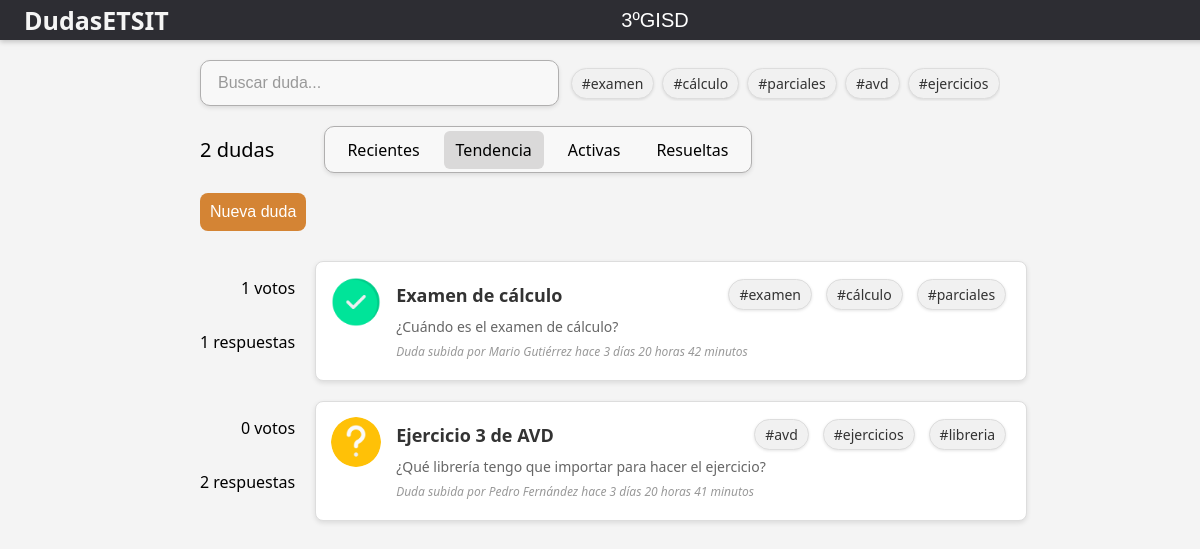
/3ºGISD/home?sort_field=tendencia&q=, run on the app's committed database.
### app.py (models this page shows, shortened)
class Tag(db.Model):
    __tablename__ = 'tag'
    id = db.Column(db.Integer, primary_key=True)
    name = db.Column(db.String(100), unique=True, nullable=False)
    issues = db.relationship('Issue', secondary='issue_tags', backref=db.backref('tags', lazy=True))

class Issue(db.Model):
    __tablename__ = 'issue'
    id = db.Column(db.Integer, primary_key=True)
    title = db.Column(db.String(150), nullable=False)
    description = db.Column(db.String(500))
    created_at = db.Column(db.DateTime, default=datetime.now())
    modified_at = db.Column(db.DateTime, default=datetime.now())
    resolved = db.Column(db.Boolean, default=False)
    user_id = db.Column(db.Integer, db.ForeignKey('user.id'), nullable=False)
    group_id = db.Column(db.Integer, db.ForeignKey('group.id'), nullable=False)
    votes = db.Column(db.Integer, default=0)
    voters = db.relationship('User', secondary='issue_votes', backref=db.backref('voted_issues', lazy=True))
    @property
    def time_since_created(self):
        now = datetime.now()
        delta = relativedelta(now, self.created_at)
        time_str = ""
        if delta.years > 0:
            time_str += f"{delta.years} año{'s' if delta.years > 1 else ''} "
        if delta.months > 0:
            time_str += f"{delta.months} mes{'es' if delta.months > 1 else ''} "
        if delta.days > 0:
            time_str += f"{delta.days} día{'s' if delta.days > 1 else ''} "
        if delta.hours > 0:
            time_str += f"{delta.hours} hora{'s' if delta.hours > 1 else ''} "
        if delta.minutes > 0:
            time_str += f"{delta.minutes} minuto{'s' if delta.minutes > 1 else ''} "
        if delta.seconds > 0 and time_str == "":
            time_str += f"{delta.seconds} segundo{'s' if delta.seconds > 1 else ''}"
        if time_str == "":
            return "muy poco"
        return f"{time_str.strip()}"

class User(UserMixin, db.Model):
    __tablename__ = 'user'
    id = db.Column(db.Integer, primary_key=True)
    username = db.Column(db.String(150), unique=True, nullable=False)
    password = db.Column(db.LargeBinary, nullable=False)
    email = db.Column(db.String(150), unique=True, nullable=False)
    messages = db.relationship('Message', backref=db.backref('user', lazy=True))
    group_id = db.Column(db.Integer, db.ForeignKey('group.id'), nullable=False)
    issues = db.relationship('Issue', backref=db.backref('user', lazy=True))

### app.py (the view)
@app.route('/<group>/home', methods=['GET'])
def home_get(group):
    query = request.args.get('q', '').strip()
    sort_field = request.args.get('sort_field', 'recientes')
    group_id = Group.query.filter_by(name=group).first().id
    groups = Group.query.with_entities(Group.name).all()
    base_query = Issue.query.filter(
        Issue.group_id == group_id,
        or_(
            Issue.title.ilike(f"%{query}%"),
            Issue.description.ilike(f"%{query}%"),
            Issue.tags.any(Tag.name.ilike(f"%{query}%"))
        )
    )
    if sort_field == 'recientes':
        issues = base_query.order_by(Issue.created_at.desc()).all()
    elif sort_field == 'tendencia':
        issues = base_query.order_by(Issue.votes.desc(), Issue.created_at.desc()).all()
    elif sort_field == 'activas':
        latest_message = aliased(Message)
        issues = base_query.join(latest_message, latest_message.issue_id == Issue.id).order_by(desc(latest_message.created_at)).filter(Issue.resolved == False).all()
    elif sort_field == 'resueltas':
        issues = base_query.filter(Issue.resolved == True).order_by(Issue.created_at.desc()).all()
    else:
        issues = base_query.all()
    num_messages = {}
    tags = {}
    issues_unfiltered = db.session.query(Issue).all()
    for issue in issues_unfiltered:
        messages = Message.query.filter_by(issue_id=issue.id).all()
        num_messages[issue.id] = len(messages)
        for tag in issue.tags:
            tags[tag] = tags.get(tag, 0) + 1
    tags = dict(sorted(tags.items(), key=lambda item: item[1], reverse=True))
    return render_template('home.html', sort_field=sort_field, groups=groups, group=group, issues=issues, num_messages=num_messages, tags=tags, query=query)

### templates/home.html (shortened to what this page needs)
<!DOCTYPE html>
<html>
<head>
</head>
<body>
    <div class="top-bar">
        <h3 onclick="window.location.href='{{ url_for('home_get', group=group) }}'" class="title">DudasETSIT</h3>
        <select onchange="window.location.href='/' + this.value + '/home'">
            <optgroup label="GISD">
            {% for group_option in groups %}
                {% if 'GISD' in group_option[0] %}
                    <option value="{{ group_option[0] }}" {% if group_option[0] == group %}selected{% endif %}>
                        {{ group_option[0] }}
                    </option>
                {% endif %}
            {% endfor %}
            </optgroup>
        </select>
    </div>
    <div class="search-area">
        <div class="search-bar">
            <input type="text" placeholder="Buscar duda..." id="search-input">
        </div>
        <div class="tags">
            {% for tag in tags %}
            <span class="tag">#{{ tag.name }}</span>
            {% endfor %}
        </div>
    </div>
    <div class="filters">
        <p class="issues-number">{{ issues|length }} dudas</p>
        <div class="filters-container">
            <p class="{{ 'active' if sort_field == 'recientes' else '' }}" onclick="window.location.href='{{ url_for('home_get', group=group, sort_field='recientes', q=query) }}'">Recientes</p>
            <p class="{{ 'active' if sort_field == 'tendencia' else '' }}" onclick="window.location.href='{{ url_for('home_get', group=group, sort_field='tendencia', q=query) }}'">Tendencia</p>
            <p class="{{ 'active' if sort_field == 'activas' else '' }}"onclick="window.location.href='{{ url_for('home_get', group=group, sort_field='activas', q=query) }}'">Activas</p>
            <p class="{{ 'active' if sort_field == 'resueltas' else '' }}" onclick="window.location.href='{{ url_for('home_get', group=group, sort_field='resueltas', q=query) }}'">Resueltas</p>
        </div>
    </div>
    {% if current_user.is_authenticated %}
        <div class="new-issue">
            <button onclick="unleashForm()">Nueva duda</button>
        </div>
    {% else %}
        <div class="new-issue">
            <button onclick="window.location.href='{{ url_for('login') }}'">Nueva duda</button>
        </div>
    {% endif %}
    <div class="issues-container">
        {% for issue in issues %}
            <div class="issue-container">
                <div id="rating">
                    <p id="votes-{{ issue.id }}">{{ issue.votes }} votos</p>
                    <p>{{ num_messages[issue.id] }} respuestas</p>
                </div>
                <div class="issue-item">
                    <img
                        src="{% if issue.resolved %}../static/resolved_true.png{% else %}../static/resolved_false.png{% endif %}"
                        alt="{% if issue.resolved %}Duda resuelta{% else %}Duda no resuelta{% endif %}"
                        class="issue-image">
                    <div class="issue-content">
                        <div class="issue-header">
                            <h3 onclick="joinRoom(this)" data-room="{{ issue.id }}">{{ issue.title }}</h3>
                            <div class="tags-container">
                                {% for tag in issue.tags %}
                                    <span class="tag">#{{ tag.name }}</span>
                                {% endfor %}
                            </div>
                        </div>
                        <p> {{ issue.description|safe }} </p>
                        <p><i>Duda subida por {{ issue.user.username }} hace {{ issue.time_since_created }}</i></p>
                    </div>
                </div>
            </div>
        {% endfor %}
    </div>
</body>
</html>

### templates/home.html (style rules this page uses)
body { font-family: 'Segoe UI', Tahoma, Geneva, Verdana, sans-serif; background-color: #f4f4f4; margin: 0; padding: 0; }
.top-bar { display: flex; justify-content: space-between; align-items: center; background-color: #2d2d33; color: #f5f5f5; position: fixed; top: 0; width: 100%; height: 40px; z-index: 8; left: 0; padding: 0 2%; box-shadow: 0 2px 5px rgba(0, 0, 0, 0.2); }
.title { font-size: 25px; font-weight: bold; cursor: pointer; }
select { padding: 10px; font-size: 20px; background-color: transparent; color: white; border: none; outline: none; appearance: none; cursor: pointer; transition: background-color 0.3s ease, border 0.3s ease; }
optgroup { font-weight: bold; font-size: 16px; color: #333; }
option { font-size: 16px; padding: 10px; background-color: #fff; color: #333; border: none; cursor: pointer; transition: background-color 0.3s ease; }
select option:checked { background-color: #d48434; color: #fff; }
.search-area { display: flex; align-items: center; justify-content: flex-start; gap: 10px; margin-top: 60px; max-width: 800px; margin-left: auto; margin-right: auto; }
.search-bar { display: flex; align-items: center; width: 400px; border: 1px solid #b0afaf; border-radius: 10px; padding: 8px 12px; background-color: #f8f8f8; box-shadow: 0 2px 4px rgba(0, 0, 0, 0.1); transition: box-shadow 0.2s ease-in-out; }
.search-bar input { flex: 1; border: none; outline: none; background: transparent; font-size: 16px; padding: 5px; }
.search-bar input::placeholder { color: #999; }
.tags { overflow: hidden; white-space: nowrap; }
.tags .tag { text-overflow: ellipsis; }
.filters { margin-top: 10px; display: flex; gap: 50px; align-items: center; }
.issues-number { font-size: 20px; }
.filters-container { display: flex; gap: 12px; border: 1px solid #b0afaf; border-radius: 10px; height: 45px; padding: 0 10px; align-items: center; background-color: #f8f8f8; box-shadow: 0 2px 4px rgba(0, 0, 0, 0.1); transition: box-shadow 0.2s ease-in-out; }
.filters-container p { padding: 8px 12px; border-radius: 6px; transition: background-color 0.3s ease; }
.filters-container p.active { background-color: #dad9d9; }
.new-issue { margin-top: 10px; max-width: auto; margin-left: auto; margin-right: auto; }
.new-issue button { padding: 10px; background-color: #d48434; color: white; border: none; border-radius: 8px; font-size: 16px; cursor: pointer; transition: background 0.3s, transform 0.2s; }
.tag { display: inline-flex; align-items: center; background-color: #f1f1f1; padding: 5px 10px; margin: 2px; border-radius: 15px; font-size: 14px; box-shadow: 0 1px 3px rgba(0,0,0,0.1); }
.issues-container { display: flex; flex-direction: column; gap: 20px; padding: 20px; max-width: 800px; margin: 10px auto; }
.issue-container { display: flex; gap: 20px; }
#rating { display: flex; flex-direction: column; height: 80px; align-items: flex-end; width: 15%; white-space: nowrap; }
.issue-item { display: flex; align-items: flex-start; gap: 15px; border: 1px solid #ddd; padding: 15px; border-radius: 8px; background-color: white; box-shadow: 0 2px 5px rgba(0, 0, 0, 0.1); transition: transform 0.2s, box-shadow 0.2s; min-width: 85%; max-width: 85%; }
.issue-image { width: 50px; height: 50px; object-fit: cover; border-radius: 50%; }
.issue-content { flex: 1; max-width: 90%; word-wrap: break-word; overflow-wrap: break-word; }
.issue-header { display: flex; justify-content: space-between; align-items: center; gap: 20px; }
.tags-container { display: flex; gap: 10px; flex-wrap: wrap; }
.tag { background-color: #f1f1f1; padding: 5px 10px; border-radius: 20px; font-size: 14px; color: #333; border: 1px solid #ddd; }
.issue-content h3 { margin: 0; font-size: 18px; color: #333; cursor: pointer; transition: color 0.2s; }
.issue-content p { margin: 5px 0; color: #666; font-size: 14px; display: -webkit-box; -webkit-line-clamp: 2; -webkit-box-orient: vertical; overflow: hidden; text-overflow: ellipsis; }
.issue-content i { font-size: 12px; color: #999; }

### data on the page
Tag: name "examen"
Tag: name "cálculo"
Tag: name "parciales"
Tag: name "avd"
Tag: name "ejercicios"
Issue: votes "1", id "1", title "Examen de cálculo", description "¿Cuándo es el examen de cálculo?", user.username "Mario Gutiérrez", time_since_created "3 días 20 horas 42 minutos"
Issue: votes "0", id "2", title "Ejercicio 3 de AVD", description "¿Qué librería tengo que importar para hacer el ejercicio?", user.username "Pedro Fernández", time_since_created "3 días 20 horas 41 minutos"
Tag: name "libreria"

### other printed values
{{ issues|length }} "2"
form field value "3ºGISD"
